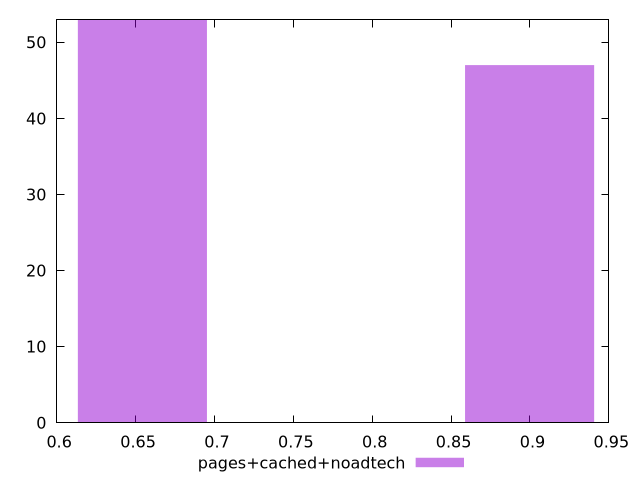

gnuplot code for this plot:
$_pagesCachedNoadtech <<EOF
0.8997627112747217 47
0.6543728809270704 53
EOF
set key outside below
set terminal pngcairo
set output "report_00005_2020-11-02T22-26-11.212Z/render-blocking-resources/pages+cached+noadtech//hist.png"
set yrange [0:53]
set boxwidth 0.0817966101158838
set style fill transparent solid 0.5 noborder
plot $_pagesCachedNoadtech title "pages+cached+noadtech" with boxes ,
